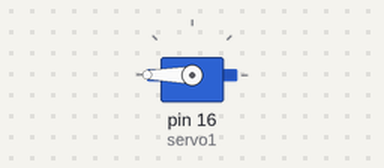
Simulated run of this sketch. Board: Arduino Uno, built with avr-gcc and run on an emulated ATmega328P. Parts: servo.

Above: at 0.05 s.
Timing chart, 0 to 3.0 s (numbered marks = the images above):
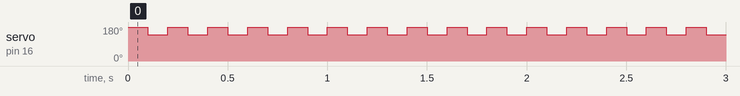

The sketch:

test_servo.ino
```cpp
#include <Servo.h>
#define SW 4
bool state;
Servo servo1;

void setup() {
  pinMode(SW, INPUT);
  Serial.begin(115200);
  servo1.attach(16);
}

void loop() {
  servo1.write(180);
  delay(100);
  servo1.write(140);
  delay(100);
  /*delay(100);
  servo1.write(0);
  delay(100);/*
  Serial.println(SW);
  if (!digitalRead(SW)) {
    state = !state;
  }
  if (state == 1) {
    servo1.write(30);
    delay(100);
    servo1.write(0);
    delay(100);
  }
  if (state == 0) servo1.write(0);*/
}
```

Measured:
- by itself, servo on pin 16 (servo1): alternates 180° for 0.10 s and 140° for 0.10 s
